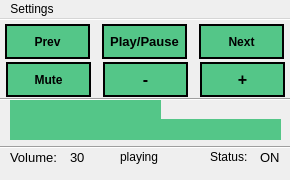
<?xml version="1.0" encoding="UTF-8"?>
<ui version="4.0">
 <class>MainWindow</class>
 <widget class="QMainWindow" name="MainWindow">
  <property name="geometry">
   <rect>
    <x>0</x>
    <y>0</y>
    <width>290</width>
    <height>180</height>
   </rect>
  </property>
  <property name="minimumSize">
   <size>
    <width>290</width>
    <height>180</height>
   </size>
  </property>
  <property name="maximumSize">
   <size>
    <width>290</width>
    <height>200</height>
   </size>
  </property>
  <property name="windowTitle">
   <string>MainWindow</string>
  </property>
  <property name="styleSheet">
   <string notr="true">QPushButton{
color: rgb(0, 0, 0);
background-color: rgb(84, 198, 136);
background-color: qlineargradient(x1: 0, y1: 0, x2: 0, y2: 1,
                                      stop: 0 #54c688 stop: 1 #54c688);
border: 2px solid #000;
/*border-radius: 5px;*/
}
QPushButton:pressed {
    background-color: qlineargradient(x1: 0, y1: 0, x2: 0, y2: 1,
                                      stop: 0 #a0dfbd stop: 1 #2d8756);
}
</string>
  </property>
  <widget class="QWidget" name="centralwidget">
   <widget class="ScrollText" name="song">
    <property name="geometry">
     <rect>
      <x>10</x>
      <y>100</y>
      <width>271</width>
      <height>21</height>
     </rect>
    </property>
    <property name="font">
     <font>
      <pointsize>14</pointsize>
      <weight>75</weight>
      <bold>true</bold>
     </font>
    </property>
    <property name="styleSheet">
     <string notr="true">background-color: rgb(84, 198, 136);
/*color:#000;
border: 2px solid #000;
border-radius:5px;*/

</string>
    </property>
    <property name="text">
     <string/>
    </property>
   </widget>
   <widget class="ScrollText" name="artist">
    <property name="geometry">
     <rect>
      <x>10</x>
      <y>80</y>
      <width>151</width>
      <height>21</height>
     </rect>
    </property>
    <property name="styleSheet">
     <string notr="true">background-color: rgb(84, 198, 136);
/*color:#000;
border: 2px solid #000;
border-radius:5px;*/</string>
    </property>
    <property name="text">
     <string/>
    </property>
   </widget>
   <widget class="QLabel" name="playing">
    <property name="geometry">
     <rect>
      <x>120</x>
      <y>130</y>
      <width>61</width>
      <height>16</height>
     </rect>
    </property>
    <property name="font">
     <font>
      <weight>50</weight>
      <bold>false</bold>
     </font>
    </property>
    <property name="styleSheet">
     <string notr="true"/>
    </property>
    <property name="text">
     <string>playing</string>
    </property>
   </widget>
   <widget class="QLabel" name="volume">
    <property name="geometry">
     <rect>
      <x>70</x>
      <y>130</y>
      <width>31</width>
      <height>16</height>
     </rect>
    </property>
    <property name="font">
     <font>
      <pointsize>10</pointsize>
      <weight>50</weight>
      <bold>false</bold>
     </font>
    </property>
    <property name="text">
     <string>30</string>
    </property>
   </widget>
   <widget class="QLabel" name="label">
    <property name="geometry">
     <rect>
      <x>10</x>
      <y>130</y>
      <width>61</width>
      <height>16</height>
     </rect>
    </property>
    <property name="font">
     <font>
      <pointsize>10</pointsize>
      <weight>50</weight>
      <bold>false</bold>
     </font>
    </property>
    <property name="text">
     <string>Volume:</string>
    </property>
   </widget>
   <widget class="QWidget" name="horizontalLayoutWidget">
    <property name="geometry">
     <rect>
      <x>-1</x>
      <y>-3</y>
      <width>291</width>
      <height>51</height>
     </rect>
    </property>
    <layout class="QHBoxLayout" name="horizontalLayout">
     <property name="spacing">
      <number>12</number>
     </property>
     <property name="leftMargin">
      <number>6</number>
     </property>
     <property name="rightMargin">
      <number>6</number>
     </property>
     <item>
      <widget class="QPushButton" name="pushButton_prev">
       <property name="minimumSize">
        <size>
         <width>0</width>
         <height>35</height>
        </size>
       </property>
       <property name="font">
        <font>
         <weight>75</weight>
         <bold>true</bold>
        </font>
       </property>
       <property name="text">
        <string>Prev</string>
       </property>
      </widget>
     </item>
     <item>
      <widget class="QPushButton" name="pushButton_play">
       <property name="minimumSize">
        <size>
         <width>0</width>
         <height>35</height>
        </size>
       </property>
       <property name="font">
        <font>
         <pointsize>10</pointsize>
         <weight>75</weight>
         <bold>true</bold>
        </font>
       </property>
       <property name="text">
        <string>Play/Pause</string>
       </property>
      </widget>
     </item>
     <item>
      <widget class="QPushButton" name="pushButton_next">
       <property name="minimumSize">
        <size>
         <width>0</width>
         <height>35</height>
        </size>
       </property>
       <property name="font">
        <font>
         <weight>75</weight>
         <bold>true</bold>
        </font>
       </property>
       <property name="text">
        <string>Next</string>
       </property>
      </widget>
     </item>
    </layout>
   </widget>
   <widget class="QWidget" name="horizontalLayoutWidget_2">
    <property name="geometry">
     <rect>
      <x>0</x>
      <y>40</y>
      <width>291</width>
      <height>41</height>
     </rect>
    </property>
    <layout class="QHBoxLayout" name="horizontalLayout_2">
     <property name="spacing">
      <number>12</number>
     </property>
     <property name="sizeConstraint">
      <enum>QLayout::SetDefaultConstraint</enum>
     </property>
     <property name="leftMargin">
      <number>6</number>
     </property>
     <property name="rightMargin">
      <number>6</number>
     </property>
     <item>
      <widget class="QPushButton" name="pushButton">
       <property name="minimumSize">
        <size>
         <width>0</width>
         <height>35</height>
        </size>
       </property>
       <property name="font">
        <font>
         <weight>75</weight>
         <bold>true</bold>
        </font>
       </property>
       <property name="text">
        <string>Mute</string>
       </property>
      </widget>
     </item>
     <item>
      <widget class="QPushButton" name="pushButton_minus">
       <property name="minimumSize">
        <size>
         <width>0</width>
         <height>35</height>
        </size>
       </property>
       <property name="font">
        <font>
         <pointsize>12</pointsize>
         <weight>75</weight>
         <bold>true</bold>
        </font>
       </property>
       <property name="text">
        <string>-</string>
       </property>
      </widget>
     </item>
     <item>
      <widget class="QPushButton" name="pushButton_plus">
       <property name="minimumSize">
        <size>
         <width>0</width>
         <height>35</height>
        </size>
       </property>
       <property name="font">
        <font>
         <pointsize>12</pointsize>
         <weight>75</weight>
         <bold>true</bold>
        </font>
       </property>
       <property name="text">
        <string>+</string>
       </property>
      </widget>
     </item>
    </layout>
   </widget>
   <widget class="QLabel" name="status">
    <property name="geometry">
     <rect>
      <x>210</x>
      <y>130</y>
      <width>51</width>
      <height>16</height>
     </rect>
    </property>
    <property name="font">
     <font>
      <weight>50</weight>
      <bold>false</bold>
     </font>
    </property>
    <property name="styleSheet">
     <string notr="true"/>
    </property>
    <property name="text">
     <string>Status:</string>
    </property>
   </widget>
   <widget class="Line" name="line">
    <property name="geometry">
     <rect>
      <x>0</x>
      <y>120</y>
      <width>291</width>
      <height>16</height>
     </rect>
    </property>
    <property name="orientation">
     <enum>Qt::Horizontal</enum>
    </property>
   </widget>
   <widget class="Line" name="line_2">
    <property name="geometry">
     <rect>
      <x>0</x>
      <y>-10</y>
      <width>291</width>
      <height>20</height>
     </rect>
    </property>
    <property name="orientation">
     <enum>Qt::Horizontal</enum>
    </property>
   </widget>
   <widget class="Line" name="line_3">
    <property name="geometry">
     <rect>
      <x>0</x>
      <y>70</y>
      <width>291</width>
      <height>20</height>
     </rect>
    </property>
    <property name="orientation">
     <enum>Qt::Horizontal</enum>
    </property>
   </widget>
   <widget class="QLabel" name="on_off">
    <property name="geometry">
     <rect>
      <x>260</x>
      <y>130</y>
      <width>31</width>
      <height>16</height>
     </rect>
    </property>
    <property name="font">
     <font>
      <pointsize>10</pointsize>
      <weight>50</weight>
      <bold>false</bold>
     </font>
    </property>
    <property name="text">
     <string>ON</string>
    </property>
   </widget>
  </widget>
  <widget class="QMenuBar" name="menubar">
   <property name="geometry">
    <rect>
     <x>0</x>
     <y>0</y>
     <width>290</width>
     <height>32</height>
    </rect>
   </property>
   <widget class="QMenu" name="menuSettings">
    <property name="title">
     <string>Settings</string>
    </property>
    <addaction name="actionIP_adress"/>
    <addaction name="actionAbout_2"/>
    <addaction name="actionGitHub"/>
    <addaction name="actionExit"/>
   </widget>
   <addaction name="menuSettings"/>
  </widget>
  <action name="actionIP_adress">
   <property name="text">
    <string>IP address</string>
   </property>
   <property name="shortcut">
    <string>Ctrl+S</string>
   </property>
  </action>
  <action name="actionAbout_2">
   <property name="text">
    <string>About</string>
   </property>
  </action>
  <action name="actionGitHub">
   <property name="text">
    <string>GitHub</string>
   </property>
  </action>
  <action name="actionExit">
   <property name="text">
    <string>Exit</string>
   </property>
   <property name="shortcut">
    <string>Ctrl+E</string>
   </property>
  </action>
 </widget>
 <customwidgets>
  <customwidget>
   <class>ScrollText</class>
   <extends>QLabel</extends>
   <header>scrolltext.h</header>
  </customwidget>
 </customwidgets>
 <resources/>
 <connections/>
</ui>
